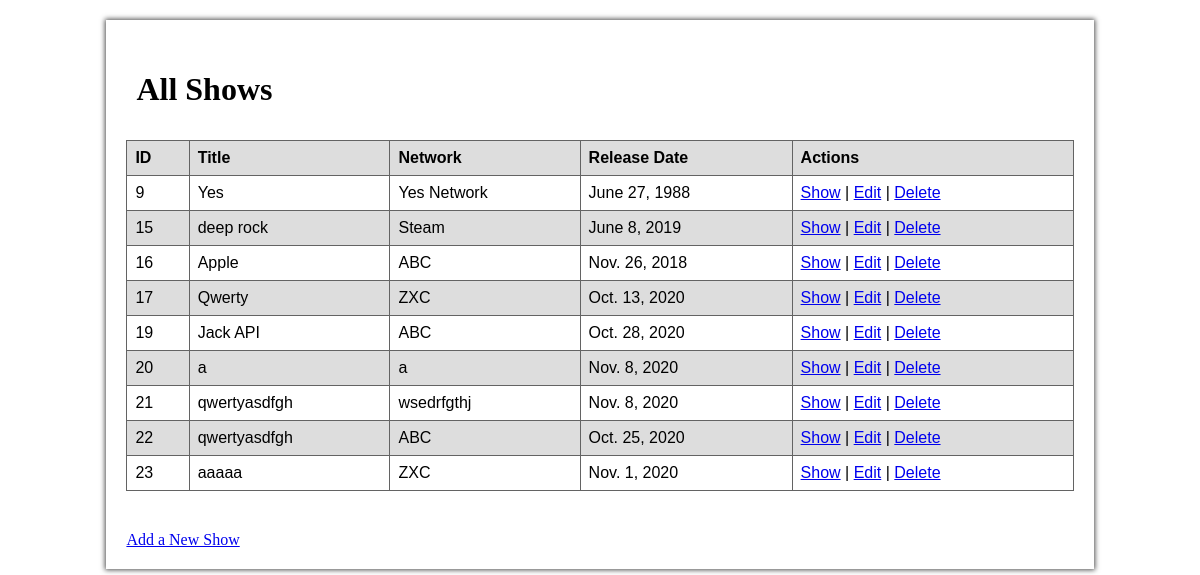
The app's page /shows, older data.
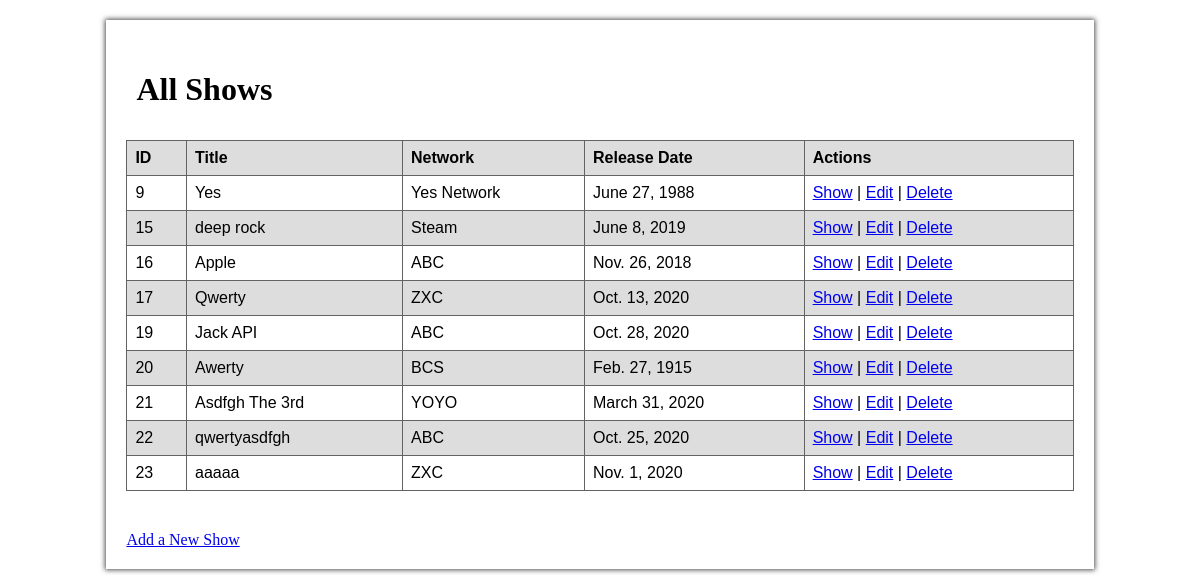
The same page, newer data.
### tv_app/models.py (models this page shows)
class Show(models.Model):
    title = models.CharField(max_length=30)
    network = models.CharField(max_length=30)
    release = models.DateField(auto_now=False, auto_now_add=False, null=True)
    desc = models.TextField(null=True)
    create_at = models.DateTimeField(auto_now_add=True)
    update_at = models.DateTimeField(auto_now=True)
    objects = ShowManager()

### tv_app/views.py (the view)
# urls.py: path('shows', views.shows),
def shows(request):
    context = {
        'all_shows': Show.objects.all()
    }
    return render(request, 'allShows.html', context)

### tv_app/templates/allShows.html (shortened to what this page needs)
<!DOCTYPE html>
<html lang="en">
<head>
    {% load static %}
    <link rel="stylesheet" type="text/css" href="{% static 'allShows.css' %}">
</head>
<body>
    <div id="Box">
        <div class="titleBox">
            <h1>All Shows</h1>
        </div>
        <div class="bodyBox">
            <table>
                <tr>
                    <th>ID</th>
                    <th>Title</th>
                    <th>Network</th>
                    <th>Release Date</th>
                    <th>Actions</th>
                </tr>
                {% for show in all_shows %}
                    <tr>
                        <td>{{ show.id }}</td>
                        <td>{{ show.title }}</td>
                        <td>{{ show.network }}</td>
                        <td>{{ show.release }}</td>
                        <td>
                            <a href="/shows/{{ show.id }}">Show</a> | <a href="/shows/{{ show.id }}/edit">Edit</a> | <a href="/shows/{{ show.id }}/delete">Delete</a>
                        </td>
                    </tr>
                {% endfor %}
            </table>
        </div>
        <div class="bottomBox">
            <a href="/shows/new">Add a New Show</a>
        </div>
    </div>
</body>
</html>

Row changes from the older to the newer data that the page shows:
changed Show id 20: title "a" → "Awerty"; network "a" → "BCS"; release "Nov. 8, 2020" → "Feb. 27, 1915"
changed Show id 21: title "qwertyasdfgh" → "Asdfgh The 3rd"; network "wsedrfgthj" → "YOYO"; release "Nov. 8, 2020" → "March 31, 2020"
